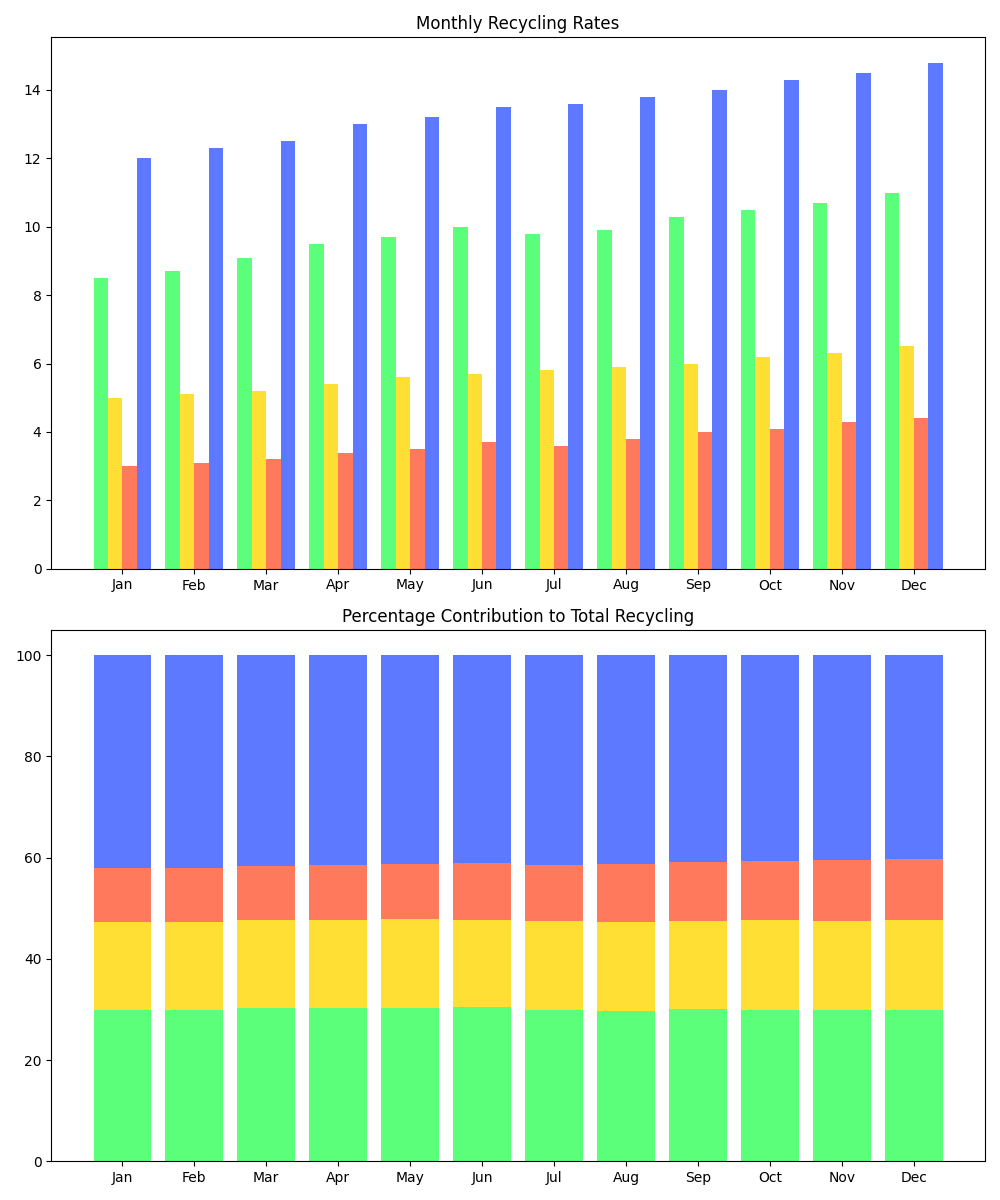

Generate this figure with Python:
import matplotlib.pyplot as plt
import numpy as np

months = ["Jan", "Feb", "Mar", "Apr", "May", "Jun", "Jul", "Aug", "Sep", "Oct", "Nov", "Dec"]

plastic_recycling = [8.5, 8.7, 9.1, 9.5, 9.7, 10.0, 9.8, 9.9, 10.3, 10.5, 10.7, 11.0]
glass_recycling = [5.0, 5.1, 5.2, 5.4, 5.6, 5.7, 5.8, 5.9, 6.0, 6.2, 6.3, 6.5]
metal_recycling = [3.0, 3.1, 3.2, 3.4, 3.5, 3.7, 3.6, 3.8, 4.0, 4.1, 4.3, 4.4]
paper_recycling = [12.0, 12.3, 12.5, 13.0, 13.2, 13.5, 13.6, 13.8, 14.0, 14.3, 14.5, 14.8]

fig, ax = plt.subplots(nrows=2, ncols=1, figsize=(10, 12))

bar_width = 0.2
x_indexes = np.arange(len(months))

ax[0].bar(x_indexes - 1.5 * bar_width, plastic_recycling, width=bar_width, color='#33FF57', alpha=0.8)
ax[0].bar(x_indexes - 0.5 * bar_width, glass_recycling, width=bar_width, color='#FFD700', alpha=0.8)
ax[0].bar(x_indexes + 0.5 * bar_width, metal_recycling, width=bar_width, color='#FF5733', alpha=0.8)
ax[0].bar(x_indexes + 1.5 * bar_width, paper_recycling, width=bar_width, color='#3357FF', alpha=0.8)

ax[0].set_xticks(x_indexes)
ax[0].set_xticklabels(months)
ax[0].set_title('Monthly Recycling Rates')

total_recycling = np.array(plastic_recycling) + np.array(glass_recycling) + np.array(metal_recycling) + np.array(paper_recycling)
plastic_percentage = (np.array(plastic_recycling) / total_recycling) * 100
glass_percentage = (np.array(glass_recycling) / total_recycling) * 100
metal_percentage = (np.array(metal_recycling) / total_recycling) * 100
paper_percentage = (np.array(paper_recycling) / total_recycling) * 100

ax[1].bar(months, plastic_percentage, color='#33FF57', alpha=0.8)
ax[1].bar(months, glass_percentage, bottom=plastic_percentage, color='#FFD700', alpha=0.8)
ax[1].bar(months, metal_percentage, bottom=plastic_percentage + glass_percentage, color='#FF5733', alpha=0.8)
ax[1].bar(months, paper_percentage, bottom=plastic_percentage + glass_percentage + metal_percentage, color='#3357FF', alpha=0.8)

ax[1].set_xticks(x_indexes)
ax[1].set_xticklabels(months)
ax[1].set_title('Percentage Contribution to Total Recycling')

plt.tight_layout()
plt.show()
